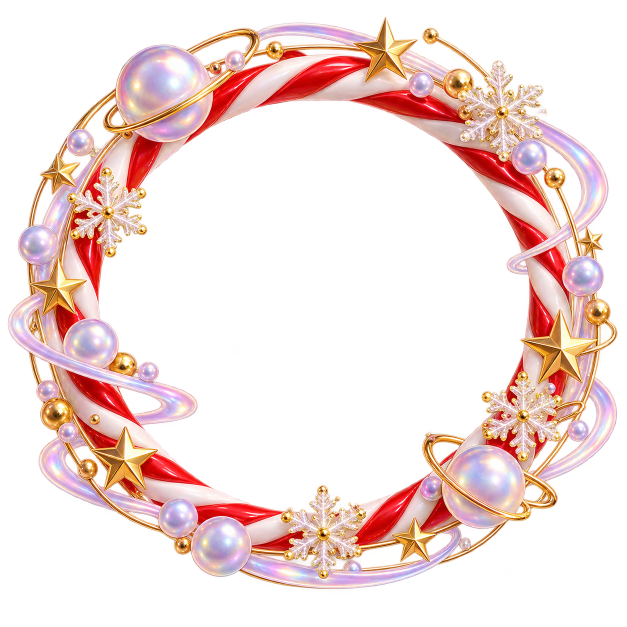
#> input picture assets/space/monthly/christmas-day/candy-cane-orbit.png, 1254 x 1254 px, given in place of exec-bea85e62-1e33-4ec5-8ba4-f620214009b9.png, which was not available (shown at 1/2 size)
$ python prepare-december-art.py ../assets/space/monthly/christmas-day/candy-cane-orbit.png
#> lines starting #> are read from the running program, lines starting #| are printed output that depends on the picture
from pathlib import Path
import sys
from PIL import Image

source = Path(sys.argv[1])
originals = Path('assets/space/monthly/christmas-day')
runtime = Path('src/images/space/monthly')
originals.mkdir(parents=True, exist_ok=True)
runtime.mkdir(parents=True, exist_ok=True)
files = {
    'christmas-hero': 'exec-bea85e62-1e33-4ec5-8ba4-f620214009b9.png',
    'snowflake-girl': 'exec-389758e8-1247-423a-9b19-6c5d0791b9ec.png',
    'christmas-boy': 'exec-f6037f22-0fbc-4bdd-8391-9cdd5b65c80f.png',
    'candy-cane-orbit': 'exec-70f5543c-7d4b-4f0a-b248-677cf16b4bfc.png',
    'starlight-wreath': 'exec-99768a13-e96d-41bd-9e9a-4438e6a5348b.png',
    'winter-wonderland': 'exec-9a796a81-0b16-4a57-9f25-619dc4f95f37.png',
    'christmas-eve': 'exec-f9e81c76-6656-4be3-8d9a-f77af71277eb.png',
}
for name, filename in files.items():
    image = Image.open(source / filename)
#> image is the input picture: PIL image 1254x1254 RGBA; mean R, G, B, A 86.7, 63.5, 57.7, 83
    image.save(originals / f'{name}.png')
    size = (1024, 512) if name == 'christmas-hero' else (512, 512)
    image.resize(size, Image.Resampling.LANCZOS).save(runtime / f'{name}.webp', quality=85)
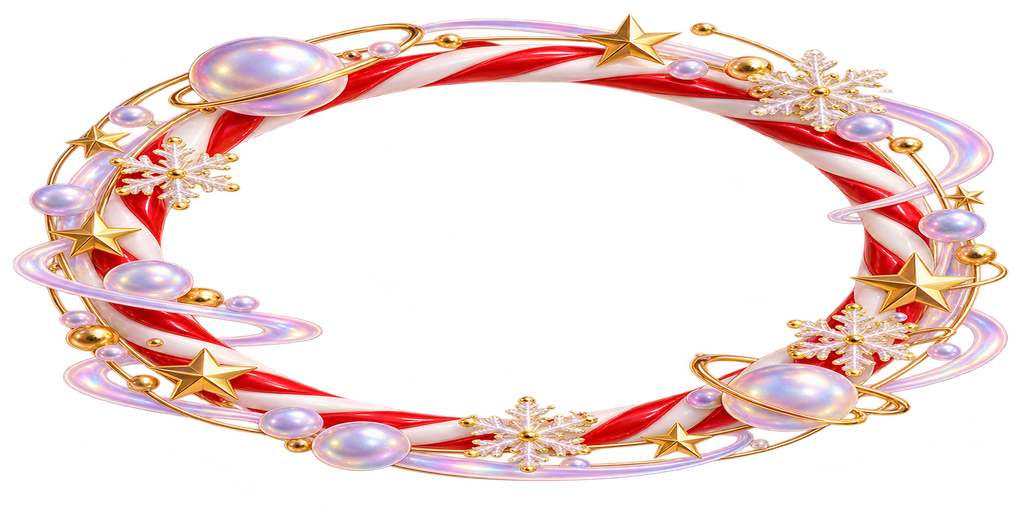
#> saved as christmas-hero.webp: PIL image 1024x512 RGBA; mean R, G, B, A 85, 62.2, 56.7, 83; transparent parts drawn white
#> pass 2 of the loop `for name, filename in files.items():`:
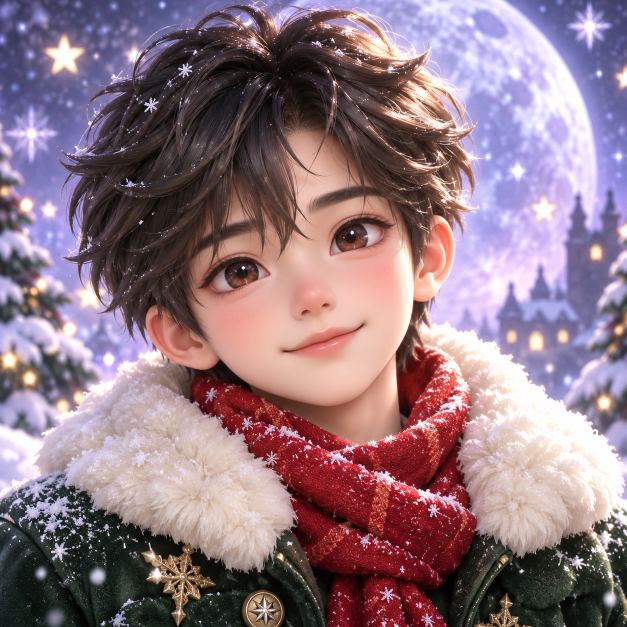
#> input picture assets/space/monthly/christmas-day/christmas-boy.png, 1254 x 1254 px, given in place of exec-389758e8-1247-423a-9b19-6c5d0791b9ec.png, which was not available (shown at 1/2 size)
#> image is the input picture: PIL image 1254x1254 RGB; mean R, G, B 143.7, 118.2, 129.3
#> `image.resize(size, Image.Resampling.LANCZOS).save(runtime / f'{name}.w..`:
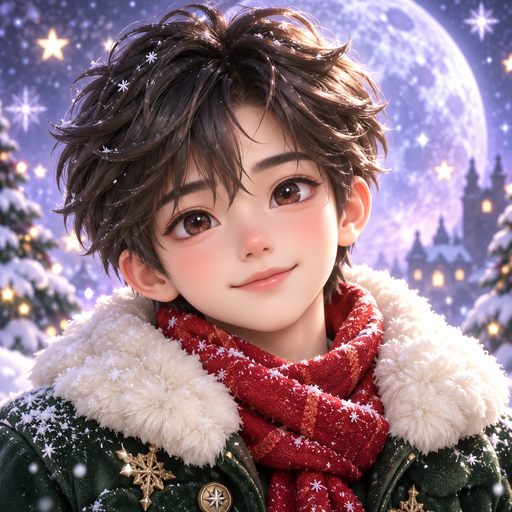
#> saved as snowflake-girl.webp: PIL image 512x512 RGB; mean R, G, B 143.7, 118.2, 129.3
#> (the run stopped early here; a loop or call above may not have finished)
